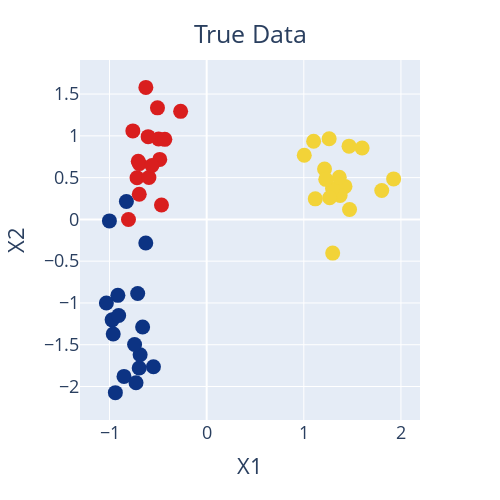

Notebook cell for this chart:
### Markdown cell above
- Below we plot our synthetic data (using our two continuous features as the x and y axes)
- There are 3 quite distinct blobs shown in blue, red, and yellow
- However, there is a bit of mixture evident in the blue and red blobs and it will be interesting to explore how our different approaches can capture this

### Code cell
plot_cluster(X, y, "True Data")

### Figure 1 — Plotly figure (JSON) as saved in the notebook; plotly's stock layout.template omitted (floating-point values rounded to 4 significant figures)
{"data": [{"hovertemplate": "X1=%{x}<br>X2=%{y}<br>color=%{marker.color}<extra></extra>", "legendgroup": "", "marker": {"color": [2, 0, 1, 0, 1, 0, 2, 1, 2, 0, 0, 1, 0, 1, 0, 2, 2, 1, 2, 0, 1, 2, 1, 2, 0, 0, 1, 0, 2, 1, 2, 2, 2, 0, 0, 1, 0, 0, 1, 1, 2, 1, 2, 1, 1, 2, 0, 2, 0, 1], "coloraxis": "coloraxis", "size": 15, "symbol": "circle"}, "mode": "markers", "name": "", "orientation": "v", "showlegend": false, "type": "scatter", "x": [-0.4952, -0.548, 1.101, -0.6947, 1.261, -0.7103, -0.7171, 1.213, -0.483, -0.9736, -0.8513, 1.118, -0.9141, 1.424, -0.6268, -0.76, -0.6261, 1.374, -0.8051, -0.6851, 1.005, -0.5064, 1.6, -0.4652, -1.033, -0.8264, 1.297, -0.9061, -0.7045, 1.296, -0.6026, -0.6938, -0.2683, -0.7421, -0.94, 1.267, -0.6595, -1.001, 1.226, 1.802, -0.5946, 1.365, -0.563, 1.925, 1.466, -0.6942, -0.7274, -0.4309, -0.9622, 1.471], "xaxis": "x", "y": [0.9631, -1.763, 0.9355, -1.779, 0.9644, -0.8872, 0.498, 0.6024, 0.7183, -1.202, -1.879, 0.2457, -0.9093, 0.395, -0.2827, 1.059, 1.58, 0.2867, -0.001066, -1.621, 0.7682, 1.335, 0.8552, 0.1715, -1.001, 0.2141, -0.4032, -1.15, 0.6961, 0.3686, 0.9905, 0.6676, 1.293, -1.497, -2.073, 0.2587, -1.287, -0.01816, 0.4791, 0.3452, 0.5015, 0.5036, 0.6449, 0.4849, 0.877, 0.3018, -1.955, 0.958, -1.372, 0.1182], "yaxis": "y"}], "layout": {"autosize": false, "coloraxis": {"colorbar": {"title": {"text": "color"}}, "colorscale": [[0, "rgb(12,51,131)"], [0.25, "rgb(10,136,186)"], [0.5, "rgb(242,211,56)"], [0.75, "rgb(242,143,56)"], [1, "rgb(217,30,30)"]], "showscale": false}, "font": {"size": 18}, "height": 500, "legend": {"tracegroupgap": 0}, "margin": {"t": 60}, "title": {"text": "True Data", "x": 0.5, "xanchor": "center", "y": 0.95}, "width": 500, "xaxis": {"anchor": "y", "domain": [0, 1], "title": {"text": "X1"}}, "yaxis": {"anchor": "x", "domain": [0, 1], "title": {"text": "X2"}}}}
